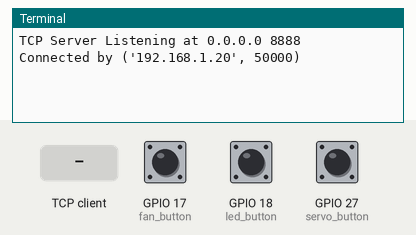
The program below on a simulated Raspberry Pi (BCM pin numbers). Parts: the last lines printed to the terminal. The test bench sets the inputs (shaded band); at power-on: GPIO 17 (fan_button) LOW, GPIO 18 (led_button) LOW, GPIO 27 (servo_button) LOW. One TCP client connects 1 s after the port opens and stays connected.

Above: at 1.2 s.
1.3 s: GPIO 17 (fan_button) pulled HIGH for 0.15 s
At 2.4 s:
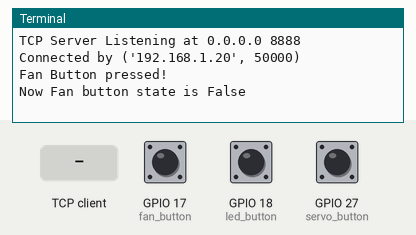
2.9 s: GPIO 18 (led_button) pulled HIGH for 0.15 s
At 3.6 s:
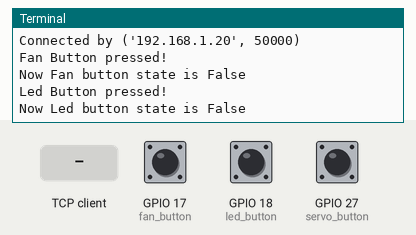
4.5 s: GPIO 27 (servo_button) pulled HIGH for 0.15 s
At 4.8 s:
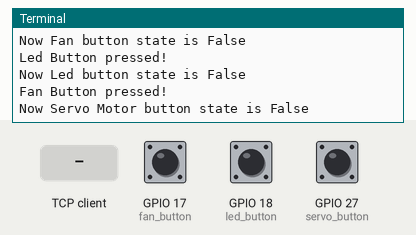
6.1 s: the TCP client sends "1"
At 7.3 s:
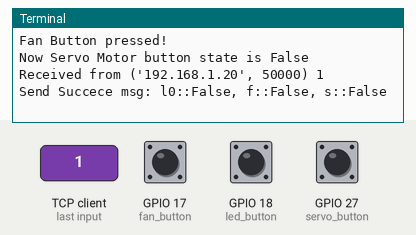
7.6 s: GPIO 17 (fan_button) pulled HIGH for 1 s
At 8.4 s:
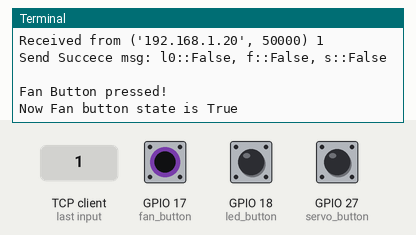
10.1 s: GPIO 18 (led_button) pulled HIGH for 1 s
At 11.5 s:
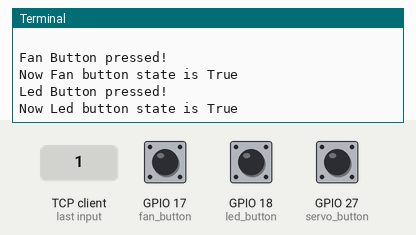

Measured:
- after the input at 1.3 s, the terminal: prints a new line at once (image 1)
- after the input at 2.9 s, the terminal: prints a new line at once (image 2)
- after the input at 4.5 s, the terminal: prints a new line at once (image 3)
- after the input at 6.1 s, the terminal: prints a new line at once (image 4)
- after the input at 7.6 s, the terminal: prints a new line at once (image 5)
- after the input at 10.1 s, the terminal: prints a new line at once (image 6)

The program:

SocketTest.py
```python
import socket
import RPi.GPIO as GPIO

led_button = 18
fan_button = 17
servo_button = 27
HOST = '0.0.0.0'  # 서버의 IP 주소.
PORT = 8888  # 서버에서 사용할 포트 번호.
ledState = True
fanState = True
servoState = True

server_socket = socket.socket(socket.AF_INET, socket.SOCK_STREAM)
server_socket.bind((HOST, PORT))
server_socket.listen(1)

# GPIO 초기화
GPIO.setmode(GPIO.BCM)
GPIO.setup(led_button, GPIO.IN, pull_up_down=GPIO.PUD_DOWN)
GPIO.setup(fan_button, GPIO.IN, pull_up_down=GPIO.PUD_DOWN)
GPIO.setup(servo_button, GPIO.IN, pull_up_down=GPIO.PUD_DOWN)

# 버튼 입력 처리 함수
def ledButtonCallback(channel):
    global ledState
    print("Led Button pressed!")
    if ledState:
        ledState = False
    else:
        ledState = True
    print("Now Led button state is", ledState)
    # msg = 'l0::'+ str(ledState)
    # client_socket.send(msg.encode())

def fanButtonCallback(channel):
    global fanState
    print("Fan Button pressed!")
    if fanState:
        fanState = False
    else:
        fanState = True
    print("Now Fan button state is", fanState)
    # msg = 'f::' + str(fanState)
    # client_socket.send(msg.encode())

def servoButtonCallback(channel):
    global servoState
    print("Fan Button pressed!")
    if servoState:
        servoState = False
    else:
        servoState = True
    print("Now Servo Motor button state is", servoState)
    # msg = 's::' + str(servoState)
    # client_socket.send(msg.encode())

print('TCP Server Listening at', HOST, PORT)
GPIO.add_event_detect(led_button, GPIO.RISING, callback=ledButtonCallback, bouncetime=200)
GPIO.add_event_detect(fan_button, GPIO.RISING, callback=fanButtonCallback, bouncetime=200)
GPIO.add_event_detect(servo_button, GPIO.RISING, callback=servoButtonCallback, bouncetime=200)

while True:
    client_socket, addr = server_socket.accept()
    print('Connected by', addr)

    while True:
        try:
            data = client_socket.recv(1024)  # 클라이언트로부터 데이터를 받는다.
            if not data:
                break

            print('Received from', addr, data.decode())
            msg = 'l0::'+ str(ledState) + ', f::' + str(fanState) + ', s::' + str(servoState) + '\n'
            try:
                client_socket.send(msg.encode()) # LED 버튼 상태 반환
                print('Send Succece msg:', msg)
            except OSError as e:
                print(e)

        except BrokenPipeError as e:
            print("BrokenPipeError", e)

        except ConnectionResetError as e:
            print("ConnectionResetError", e)


    client_socket.close()
```
